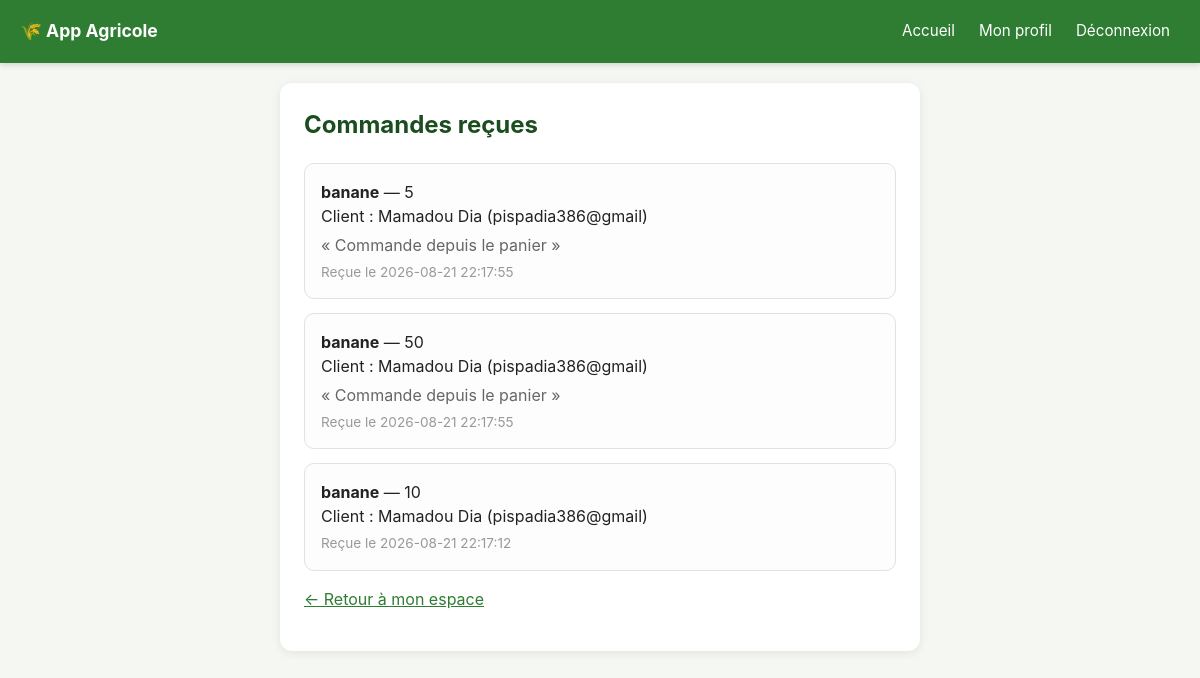
Page /espace-agriculteur/commandes (signed in) on the committed database.
### tables this page shows
CREATE TABLE commandes (
            id INTEGER PRIMARY KEY AUTOINCREMENT,
            recolte_id INTEGER NOT NULL,
            client_id INTEGER NOT NULL,
            quantite_demandee TEXT NOT NULL,
            message TEXT,
            statut TEXT NOT NULL DEFAULT 'en_attente' CHECK(statut IN ('en_attente', 'confirmee', 'livree', 'annulee')),
            date_creation TEXT DEFAULT CURRENT_TIMESTAMP,
            FOREIGN KEY (recolte_id) REFERENCES recoltes (id),
            FOREIGN KEY (client_id) REFERENCES "utilisateurs_ancien" (id)
        );

CREATE TABLE recoltes (
            id INTEGER PRIMARY KEY AUTOINCREMENT,
            agriculteur_id INTEGER NOT NULL,
            nom TEXT NOT NULL,
            quantite TEXT NOT NULL,
            prix TEXT NOT NULL,
            date_disponibilite TEXT NOT NULL,
            localite TEXT NOT NULL,
            description TEXT,
            photo TEXT,
            date_creation TEXT DEFAULT CURRENT_TIMESTAMP, prix_gros TEXT, quantite_gros_min TEXT, statut TEXT NOT NULL DEFAULT 'disponible',
            FOREIGN KEY (agriculteur_id) REFERENCES "utilisateurs_ancien" (id)
        );

CREATE TABLE utilisateurs (
                id INTEGER PRIMARY KEY AUTOINCREMENT,
                nom TEXT NOT NULL,
                email TEXT NOT NULL UNIQUE,
                mot_de_passe TEXT NOT NULL,
                role TEXT NOT NULL CHECK(role IN ('client', 'agriculteur', 'fournisseur', 'financeur'))
            );

### app.py (the view)
@app.route("/espace-agriculteur/commandes")
def commandes_recues():
    if not utilisateur_connecte() or session["role"] != "agriculteur":
        return redirect(url_for("connexion"))
    connexion_bd = get_connexion()
    commandes = connexion_bd.execute(
        """SELECT commandes.*, recoltes.nom AS nom_recolte,
                  utilisateurs.nom AS nom_client, utilisateurs.email AS email_client
           FROM commandes
           JOIN recoltes ON commandes.recolte_id = recoltes.id
           JOIN utilisateurs ON commandes.client_id = utilisateurs.id
           WHERE recoltes.agriculteur_id = ?
           ORDER BY commandes.date_creation DESC""",
        (session["utilisateur_id"],)
    ).fetchall()
    connexion_bd.close()
    return render_template("commandes_recues.html", nom=session["nom"], commandes=commandes)

### app.py (called while the page is built)
def utilisateur_connecte():
    return "utilisateur_id" in session

### database.py (called while the page is built)
def get_connexion():
    if UTILISE_POSTGRES:
        connexion_brute = psycopg2.connect(
            DATABASE_URL, cursor_factory=psycopg2.extras.RealDictCursor
        )
    else:
        connexion_brute = sqlite3.connect(DB_NAME)
        connexion_brute.row_factory = sqlite3.Row
    return ConnexionCompatible(connexion_brute)

    def execute(self, requete, parametres=()):
        curseur = self._connexion.cursor()
        if UTILISE_POSTGRES:
            requete = requete.replace("?", "%s")
        curseur.execute(requete, parametres)
        return curseur

    def close(self):
        self._connexion.close()

### templates/commandes_recues.html
{% extends "base.html" %}
{% block contenu %}
    <h2>Commandes reçues</h2>
    {% if commandes %}
        {% for commande in commandes %}
            <div class="carte-recolte">
                <div>
                    <strong>{{ commande.nom_recolte }}</strong> — {{ commande.quantite_demandee }}<br>
                    Client : {{ commande.nom_client }} ({{ commande.email_client }})
                    {% if commande.message %}
                        <p style="margin: 5px 0 0; color: #666;">« {{ commande.message }} »</p>
                    {% endif %}
                    <p style="margin: 5px 0 0; font-size: 0.85em; color: #999;">Reçue le {{ commande.date_creation }}</p>
                </div>
            </div>
        {% endfor %}
    {% else %}
        <p>Aucune commande reçue pour le moment.</p>
    {% endif %}
    <p><a href="{{ url_for('espace_agriculteur') }}">← Retour à mon espace</a></p>
{% endblock %}

### templates/base.html (shortened to what this page needs)
<!DOCTYPE html>
<html lang="fr">
<head>
</head>
<body>
    <header>
        <div class="logo">🌾 App Agricole</div>
        <nav>
            <a href="{{ url_for('accueil') }}">Accueil</a>
            {% if session.get('utilisateur_id') %}
                <a href="{{ url_for('mon_profil') }}">Mon profil</a>
                <a href="{{ url_for('deconnexion') }}">Déconnexion</a>
            {% else %}
                <a href="{{ url_for('connexion') }}">Connexion</a>
                <a href="{{ url_for('inscription') }}">Inscription</a>
            {% endif %}
        </nav>
    </header>
    <main>
        <div class="conteneur">
            {% block contenu %}{% endblock %}
        </div>
    </main>
</body>
</html>

### templates/base.html (style rules this page uses)
* { box-sizing: border-box; }
body { font-family: -apple-system, BlinkMacSystemFont, "Segoe UI", Arial, sans-serif; background-color: #f4f7f2; margin: 0; padding: 0; color: #222; line-height: 1.5; }
header { background-color: #2e7d32; color: white; padding: 14px 20px; display: flex; justify-content: space-between; align-items: center; flex-wrap: wrap; gap: 10px; position: sticky; top: 0; z-index: 10; box-shadow: 0 2px 6px rgba(0,0,0,0.15); }
header .logo { font-size: 1.1em; font-weight: bold; white-space: nowrap; }
header nav { display: flex; flex-wrap: wrap; gap: 4px; }
header a { color: white; text-decoration: none; padding: 6px 10px; border-radius: 6px; font-size: 0.95em; white-space: nowrap; }
main { padding: 20px 16px 60px; }
.conteneur { max-width: 640px; margin: 0 auto; background: white; padding: 24px; border-radius: 12px; box-shadow: 0 2px 10px rgba(0,0,0,0.08); }
h1, h2, h3 { color: #1b4d1e; margin-top: 0; }
.carte-recolte { border: 1px solid #e2e2e2; border-radius: 10px; padding: 16px; margin-bottom: 14px; display: flex; gap: 15px; flex-wrap: wrap; background: #fcfdfc; }
.carte-recolte > div { flex: 1; min-width: 200px; }
a { color: #2e7d32; }

### rows in the picture
commandes: nom_recolte "banane", quantite_demandee "5", nom_client "Mamadou Dia", email_client "pispadia386@gmail", message "Commande depuis le panier", date_creation "2026-08-21 22:17:55"
commandes: nom_recolte "banane", quantite_demandee "50", nom_client "Mamadou Dia", email_client "pispadia386@gmail", message "Commande depuis le panier", date_creation "2026-08-21 22:17:55"
commandes: nom_recolte "banane", quantite_demandee "10", nom_client "Mamadou Dia", email_client "pispadia386@gmail", date_creation "2026-08-21 22:17:12"
